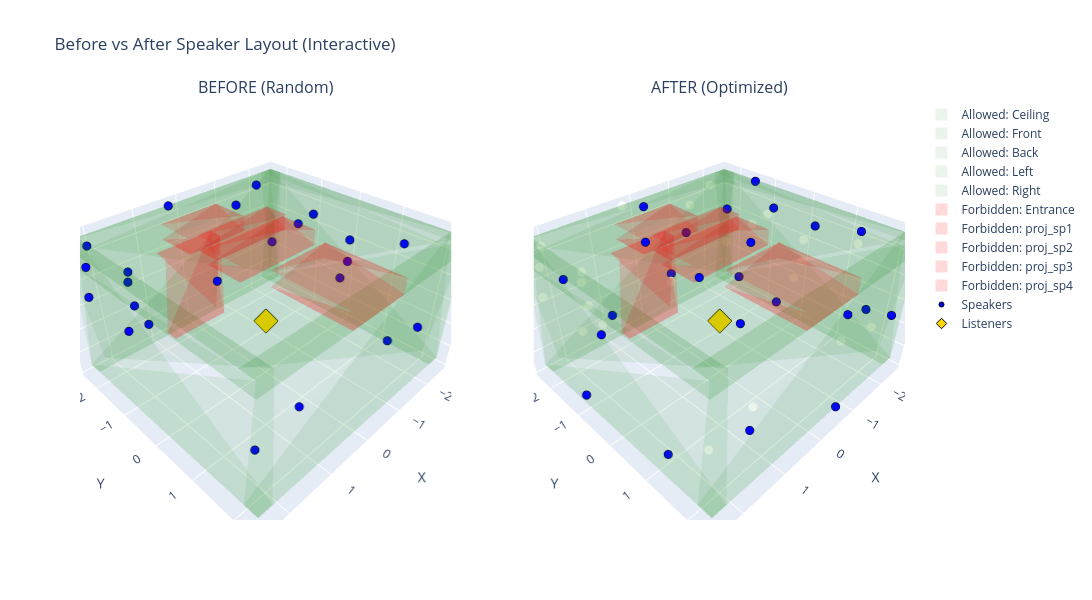

Notebook cell for this chart:
### Code cell
# =====================================================================
# Before vs After -- Interactive 3D (Plotly)
# =====================================================================

fig_ba = make_subplots(rows=1, cols=2,
                        specs=[[{'type': 'scene'}, {'type': 'scene'}]],
                        subplot_titles=['BEFORE (Random)', 'AFTER (Optimized)'])

for col, (layout, label) in enumerate([(initial_spk, 'Before'), (best_layout, 'After')], 1):
    m = evaluate_vbap_quality(layout, listener_center, test_directions)
    traces = plotly_room_traces(speakers=layout, listeners=listener_positions)
    for tr in traces:
        tr.showlegend = (col == 1)
        fig_ba.add_trace(tr, row=1, col=col)

scene_kw = dict(xaxis_title='X', yaxis_title='Y', zaxis_title='Z', aspectmode='data')
fig_ba.update_layout(width=1400, height=600,
                      title='Before vs After Speaker Layout (Interactive)',
                      scene=scene_kw, scene2=scene_kw)
fig_ba.show()

### Figure 1 — Plotly figure (JSON) as saved in the notebook; plotly's stock layout.template omitted (floating-point values rounded to 4 significant figures)
{"data": [{"color": "green", "i": [0, 0, 4, 4, 0, 0, 2, 2, 0, 0, 1, 1], "j": [1, 2, 5, 6, 1, 4, 3, 7, 3, 4, 2, 5], "k": [2, 3, 6, 7, 4, 5, 7, 6, 4, 7, 6, 5], "name": "Allowed: Ceiling", "opacity": 0.08, "scene": "scene", "showlegend": true, "type": "mesh3d", "x": [-2.52, 2.52, 2.52, -2.52, -2.52, 2.52, 2.52, -2.52], "y": [-2.365, -2.365, 2.365, 2.365, -2.365, -2.365, 2.365, 2.365], "z": [2.6, 2.6, 2.6, 2.6, 2.9, 2.9, 2.9, 2.9]}, {"color": "green", "i": [0, 0, 4, 4, 0, 0, 2, 2, 0, 0, 1, 1], "j": [1, 2, 5, 6, 1, 4, 3, 7, 3, 4, 2, 5], "k": [2, 3, 6, 7, 4, 5, 7, 6, 4, 7, 6, 5], "name": "Allowed: Front", "opacity": 0.08, "scene": "scene", "showlegend": true, "type": "mesh3d", "x": [-2.52, 2.52, 2.52, -2.52, -2.52, 2.52, 2.52, -2.52], "y": [-2.365, -2.365, -2.065, -2.065, -2.365, -2.365, -2.065, -2.065], "z": [0.2, 0.2, 0.2, 0.2, 2.9, 2.9, 2.9, 2.9]}, {"color": "green", "i": [0, 0, 4, 4, 0, 0, 2, 2, 0, 0, 1, 1], "j": [1, 2, 5, 6, 1, 4, 3, 7, 3, 4, 2, 5], "k": [2, 3, 6, 7, 4, 5, 7, 6, 4, 7, 6, 5], "name": "Allowed: Back", "opacity": 0.08, "scene": "scene", "showlegend": true, "type": "mesh3d", "x": [-2.52, 2.52, 2.52, -2.52, -2.52, 2.52, 2.52, -2.52], "y": [2.065, 2.065, 2.365, 2.365, 2.065, 2.065, 2.365, 2.365], "z": [0.2, 0.2, 0.2, 0.2, 2.9, 2.9, 2.9, 2.9]}, {"color": "green", "i": [0, 0, 4, 4, 0, 0, 2, 2, 0, 0, 1, 1], "j": [1, 2, 5, 6, 1, 4, 3, 7, 3, 4, 2, 5], "k": [2, 3, 6, 7, 4, 5, 7, 6, 4, 7, 6, 5], "name": "Allowed: Left", "opacity": 0.08, "scene": "scene", "showlegend": true, "type": "mesh3d", "x": [-2.52, -2.22, -2.22, -2.52, -2.52, -2.22, -2.22, -2.52], "y": [-2.365, -2.365, 2.365, 2.365, -2.365, -2.365, 2.365, 2.365], "z": [0.2, 0.2, 0.2, 0.2, 2.9, 2.9, 2.9, 2.9]}, {"color": "green", "i": [0, 0, 4, 4, 0, 0, 2, 2, 0, 0, 1, 1], "j": [1, 2, 5, 6, 1, 4, 3, 7, 3, 4, 2, 5], "k": [2, 3, 6, 7, 4, 5, 7, 6, 4, 7, 6, 5], "name": "Allowed: Right", "opacity": 0.08, "scene": "scene", "showlegend": true, "type": "mesh3d", "x": [2.22, 2.52, 2.52, 2.22, 2.22, 2.52, 2.52, 2.22], "y": [-2.365, -2.365, 2.365, 2.365, -2.365, -2.365, 2.365, 2.365], "z": [0.2, 0.2, 0.2, 0.2, 2.9, 2.9, 2.9, 2.9]}, {"color": "red", "i": [0, 0, 4, 4, 0, 0, 2, 2, 0, 0, 1, 1], "j": [1, 2, 5, 6, 1, 4, 3, 7, 3, 4, 2, 5], "k": [2, 3, 6, 7, 4, 5, 7, 6, 4, 7, 6, 5], "name": "Forbidden: Entrance", "opacity": 0.15, "scene": "scene", "showlegend": true, "type": "mesh3d", "x": [-0.7, 0.7, 0.7, -0.7, -0.7, 0.7, 0.7, -0.7], "y": [-2.365, -2.365, -2.065, -2.065, -2.365, -2.365, -2.065, -2.065], "z": [0, 0, 0, 0, 2, 2, 2, 2]}, {"color": "red", "i": [0, 0, 4, 4, 0, 0, 2, 2, 0, 0, 1, 1], "j": [1, 2, 5, 6, 1, 4, 3, 7, 3, 4, 2, 5], "k": [2, 3, 6, 7, 4, 5, 7, 6, 4, 7, 6, 5], "name": "Forbidden: proj_sp1", "opacity": 0.15, "scene": "scene", "showlegend": true, "type": "mesh3d", "x": [-0.4, 0.9, 0.9, -0.4, -0.4, 0.9, 0.9, -0.4], "y": [-1.765, -1.765, -0.965, -0.965, -1.765, -1.765, -0.965, -0.965], "z": [2.6, 2.6, 2.6, 2.6, 2.9, 2.9, 2.9, 2.9]}, {"color": "red", "i": [0, 0, 4, 4, 0, 0, 2, 2, 0, 0, 1, 1], "j": [1, 2, 5, 6, 1, 4, 3, 7, 3, 4, 2, 5], "k": [2, 3, 6, 7, 4, 5, 7, 6, 4, 7, 6, 5], "name": "Forbidden: proj_sp2", "opacity": 0.15, "scene": "scene", "showlegend": true, "type": "mesh3d", "x": [-1, 0.7, 0.7, -1, -1, 0.7, 0.7, -1], "y": [-0.965, -0.965, -0.465, -0.465, -0.965, -0.965, -0.465, -0.465], "z": [2.6, 2.6, 2.6, 2.6, 2.9, 2.9, 2.9, 2.9]}, {"color": "red", "i": [0, 0, 4, 4, 0, 0, 2, 2, 0, 0, 1, 1], "j": [1, 2, 5, 6, 1, 4, 3, 7, 3, 4, 2, 5], "k": [2, 3, 6, 7, 4, 5, 7, 6, 4, 7, 6, 5], "name": "Forbidden: proj_sp3", "opacity": 0.15, "scene": "scene", "showlegend": true, "type": "mesh3d", "x": [-0.9, 0.9, 0.9, -0.9, -0.9, 0.9, 0.9, -0.9], "y": [-0.465, -0.465, 0.335, 0.335, -0.465, -0.465, 0.335, 0.335], "z": [2.6, 2.6, 2.6, 2.6, 2.9, 2.9, 2.9, 2.9]}, {"color": "red", "i": [0, 0, 4, 4, 0, 0, 2, 2, 0, 0, 1, 1], "j": [1, 2, 5, 6, 1, 4, 3, 7, 3, 4, 2, 5], "k": [2, 3, 6, 7, 4, 5, 7, 6, 4, 7, 6, 5], "name": "Forbidden: proj_sp4", "opacity": 0.15, "scene": "scene", "showlegend": true, "type": "mesh3d", "x": [-0.65, 0.65, 0.65, -0.65, -0.65, 0.65, 0.65, -0.65], "y": [0.765, 0.765, 2.365, 2.365, 0.765, 0.765, 2.365, 2.365], "z": [2.6, 2.6, 2.6, 2.6, 2.9, 2.9, 2.9, 2.9]}, {"marker": {"color": "blue", "line": {"color": "black", "width": 1}, "size": 5}, "mode": "markers", "name": "Speakers", "scene": "scene", "showlegend": true, "type": "scatter3d", "x": [-0.9384, -2.241, 2.308, -1.604, -0.7298, 1.459, 2.229, 2.4, -2.45, 2.49, -2.493, 0.2999, -2.326, 1.711, -1.813, 2.115, 1.442, 2.517, 2.356, 1.197, 1.313, -2.303, -2.349, -1.39], "y": [-1.792, 1.37, 2.097, 1.705, 1.199, -2.23, -0.7336, -1.839, -2.234, -2.169, -0.1676, -2.363, -0.8919, 2.35, -2.099, -2.269, -2.336, -0.5101, -2.115, -2.241, 0.2658, -1.289, 0.08644, 2.345], "z": [2.697, 0.2271, 1.289, 2.872, 2.681, 1.947, 2.28, 2.603, 1.142, 2.509, 0.9941, 2.886, 2.341, 1.881, 2.794, 2.733, 1.666, 2.046, 1.85, 0.5647, 2.782, 1.991, 2.079, 1.563]}, {"marker": {"color": "gold", "line": {"color": "black", "width": 1}, "size": 8, "symbol": "diamond"}, "mode": "markers", "name": "Listeners", "scene": "scene", "showlegend": true, "type": "scatter3d", "x": [0.0], "y": [0.0], "z": [1.2]}, {"color": "green", "i": [0, 0, 4, 4, 0, 0, 2, 2, 0, 0, 1, 1], "j": [1, 2, 5, 6, 1, 4, 3, 7, 3, 4, 2, 5], "k": [2, 3, 6, 7, 4, 5, 7, 6, 4, 7, 6, 5], "name": "Allowed: Ceiling", "opacity": 0.08, "scene": "scene2", "showlegend": false, "type": "mesh3d", "x": [-2.52, 2.52, 2.52, -2.52, -2.52, 2.52, 2.52, -2.52], "y": [-2.365, -2.365, 2.365, 2.365, -2.365, -2.365, 2.365, 2.365], "z": [2.6, 2.6, 2.6, 2.6, 2.9, 2.9, 2.9, 2.9]}, {"color": "green", "i": [0, 0, 4, 4, 0, 0, 2, 2, 0, 0, 1, 1], "j": [1, 2, 5, 6, 1, 4, 3, 7, 3, 4, 2, 5], "k": [2, 3, 6, 7, 4, 5, 7, 6, 4, 7, 6, 5], "name": "Allowed: Front", "opacity": 0.08, "scene": "scene2", "showlegend": false, "type": "mesh3d", "x": [-2.52, 2.52, 2.52, -2.52, -2.52, 2.52, 2.52, -2.52], "y": [-2.365, -2.365, -2.065, -2.065, -2.365, -2.365, -2.065, -2.065], "z": [0.2, 0.2, 0.2, 0.2, 2.9, 2.9, 2.9, 2.9]}, {"color": "green", "i": [0, 0, 4, 4, 0, 0, 2, 2, 0, 0, 1, 1], "j": [1, 2, 5, 6, 1, 4, 3, 7, 3, 4, 2, 5], "k": [2, 3, 6, 7, 4, 5, 7, 6, 4, 7, 6, 5], "name": "Allowed: Back", "opacity": 0.08, "scene": "scene2", "showlegend": false, "type": "mesh3d", "x": [-2.52, 2.52, 2.52, -2.52, -2.52, 2.52, 2.52, -2.52], "y": [2.065, 2.065, 2.365, 2.365, 2.065, 2.065, 2.365, 2.365], "z": [0.2, 0.2, 0.2, 0.2, 2.9, 2.9, 2.9, 2.9]}, {"color": "green", "i": [0, 0, 4, 4, 0, 0, 2, 2, 0, 0, 1, 1], "j": [1, 2, 5, 6, 1, 4, 3, 7, 3, 4, 2, 5], "k": [2, 3, 6, 7, 4, 5, 7, 6, 4, 7, 6, 5], "name": "Allowed: Left", "opacity": 0.08, "scene": "scene2", "showlegend": false, "type": "mesh3d", "x": [-2.52, -2.22, -2.22, -2.52, -2.52, -2.22, -2.22, -2.52], "y": [-2.365, -2.365, 2.365, 2.365, -2.365, -2.365, 2.365, 2.365], "z": [0.2, 0.2, 0.2, 0.2, 2.9, 2.9, 2.9, 2.9]}, {"color": "green", "i": [0, 0, 4, 4, 0, 0, 2, 2, 0, 0, 1, 1], "j": [1, 2, 5, 6, 1, 4, 3, 7, 3, 4, 2, 5], "k": [2, 3, 6, 7, 4, 5, 7, 6, 4, 7, 6, 5], "name": "Allowed: Right", "opacity": 0.08, "scene": "scene2", "showlegend": false, "type": "mesh3d", "x": [2.22, 2.52, 2.52, 2.22, 2.22, 2.52, 2.52, 2.22], "y": [-2.365, -2.365, 2.365, 2.365, -2.365, -2.365, 2.365, 2.365], "z": [0.2, 0.2, 0.2, 0.2, 2.9, 2.9, 2.9, 2.9]}, {"color": "red", "i": [0, 0, 4, 4, 0, 0, 2, 2, 0, 0, 1, 1], "j": [1, 2, 5, 6, 1, 4, 3, 7, 3, 4, 2, 5], "k": [2, 3, 6, 7, 4, 5, 7, 6, 4, 7, 6, 5], "name": "Forbidden: Entrance", "opacity": 0.15, "scene": "scene2", "showlegend": false, "type": "mesh3d", "x": [-0.7, 0.7, 0.7, -0.7, -0.7, 0.7, 0.7, -0.7], "y": [-2.365, -2.365, -2.065, -2.065, -2.365, -2.365, -2.065, -2.065], "z": [0, 0, 0, 0, 2, 2, 2, 2]}, {"color": "red", "i": [0, 0, 4, 4, 0, 0, 2, 2, 0, 0, 1, 1], "j": [1, 2, 5, 6, 1, 4, 3, 7, 3, 4, 2, 5], "k": [2, 3, 6, 7, 4, 5, 7, 6, 4, 7, 6, 5], "name": "Forbidden: proj_sp1", "opacity": 0.15, "scene": "scene2", "showlegend": false, "type": "mesh3d", "x": [-0.4, 0.9, 0.9, -0.4, -0.4, 0.9, 0.9, -0.4], "y": [-1.765, -1.765, -0.965, -0.965, -1.765, -1.765, -0.965, -0.965], "z": [2.6, 2.6, 2.6, 2.6, 2.9, 2.9, 2.9, 2.9]}, {"color": "red", "i": [0, 0, 4, 4, 0, 0, 2, 2, 0, 0, 1, 1], "j": [1, 2, 5, 6, 1, 4, 3, 7, 3, 4, 2, 5], "k": [2, 3, 6, 7, 4, 5, 7, 6, 4, 7, 6, 5], "name": "Forbidden: proj_sp2", "opacity": 0.15, "scene": "scene2", "showlegend": false, "type": "mesh3d", "x": [-1, 0.7, 0.7, -1, -1, 0.7, 0.7, -1], "y": [-0.965, -0.965, -0.465, -0.465, -0.965, -0.965, -0.465, -0.465], "z": [2.6, 2.6, 2.6, 2.6, 2.9, 2.9, 2.9, 2.9]}, {"color": "red", "i": [0, 0, 4, 4, 0, 0, 2, 2, 0, 0, 1, 1], "j": [1, 2, 5, 6, 1, 4, 3, 7, 3, 4, 2, 5], "k": [2, 3, 6, 7, 4, 5, 7, 6, 4, 7, 6, 5], "name": "Forbidden: proj_sp3", "opacity": 0.15, "scene": "scene2", "showlegend": false, "type": "mesh3d", "x": [-0.9, 0.9, 0.9, -0.9, -0.9, 0.9, 0.9, -0.9], "y": [-0.465, -0.465, 0.335, 0.335, -0.465, -0.465, 0.335, 0.335], "z": [2.6, 2.6, 2.6, 2.6, 2.9, 2.9, 2.9, 2.9]}, {"color": "red", "i": [0, 0, 4, 4, 0, 0, 2, 2, 0, 0, 1, 1], "j": [1, 2, 5, 6, 1, 4, 3, 7, 3, 4, 2, 5], "k": [2, 3, 6, 7, 4, 5, 7, 6, 4, 7, 6, 5], "name": "Forbidden: proj_sp4", "opacity": 0.15, "scene": "scene2", "showlegend": false, "type": "mesh3d", "x": [-0.65, 0.65, 0.65, -0.65, -0.65, 0.65, 0.65, -0.65], "y": [0.765, 0.765, 2.365, 2.365, 0.765, 0.765, 2.365, 2.365], "z": [2.6, 2.6, 2.6, 2.6, 2.9, 2.9, 2.9, 2.9]}, {"marker": {"color": "blue", "line": {"color": "black", "width": 1}, "size": 5}, "mode": "markers", "name": "Speakers", "scene": "scene2", "showlegend": false, "type": "scatter3d", "x": [1.05, -2.28, 2.52, 0.04606, -0.3195, 0.8958, 0.9292, -1.187, -2.362, -2.258, -2.517, -0.594, -0.7, 2.227, 1.474, -2.27, -2.272, -2.4, -2.082, -0.5949, 2.516, -2.458, 1.772, 2.245], "y": [0.6185, -2.036, 0.0641, -2.016, 0.4265, -2.309, -0.8365, -2.226, -0.7572, 1.38, 1.643, 2.28, -2.233, 1.044, 1.862, -0.4255, -1.609, 0.289, 2.362, 2.362, -0.8422, -1.375, 2.364, -1.389], "z": [2.887, 2.114, 2.298, 2.899, 2.9, 0.6074, 2.9, 1.839, 2.512, 2.757, 1.029, 2.205, 0.9864, 0.2009, 2.9, 0.335, 0.4986, 2.445, 1.471, 0.2, 0.4264, 2.899, 1.471, 2.495]}, {"marker": {"color": "gold", "line": {"color": "black", "width": 1}, "size": 8, "symbol": "diamond"}, "mode": "markers", "name": "Listeners", "scene": "scene2", "showlegend": false, "type": "scatter3d", "x": [0.0], "y": [0.0], "z": [1.2]}], "layout": {"annotations": [{"font": {"size": 16}, "showarrow": false, "text": "BEFORE (Random)", "x": 0.225, "xanchor": "center", "xref": "paper", "y": 1, "yanchor": "bottom", "yref": "paper"}, {"font": {"size": 16}, "showarrow": false, "text": "AFTER (Optimized)", "x": 0.775, "xanchor": "center", "xref": "paper", "y": 1, "yanchor": "bottom", "yref": "paper"}], "height": 600, "scene": {"aspectmode": "data", "domain": {"x": [0, 0.45], "y": [0, 1]}, "xaxis": {"title": {"text": "X"}}, "yaxis": {"title": {"text": "Y"}}, "zaxis": {"title": {"text": "Z"}}}, "scene2": {"aspectmode": "data", "domain": {"x": [0.55, 1], "y": [0, 1]}, "xaxis": {"title": {"text": "X"}}, "yaxis": {"title": {"text": "Y"}}, "zaxis": {"title": {"text": "Z"}}}, "title": {"text": "Before vs After Speaker Layout (Interactive)"}, "width": 1400}}
